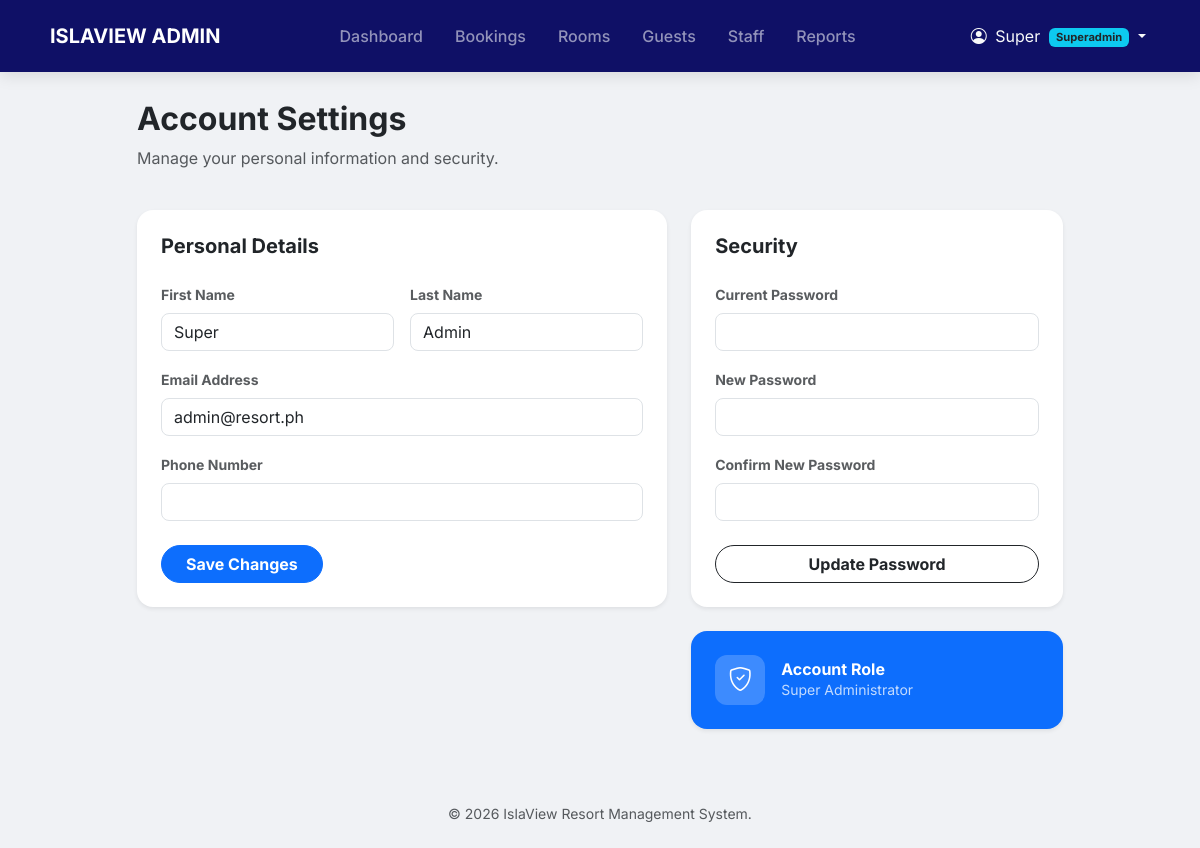
Screenshot of /admin/profile.php (signed in) with the database file from the repository.
### tables this page shows
CREATE TABLE `users` (
  `user_id` int(10) UNSIGNED NOT NULL,
  `role_id` tinyint(3) UNSIGNED NOT NULL,
  `first_name` varchar(80) NOT NULL,
  `last_name` varchar(80) NOT NULL,
  `email` varchar(191) NOT NULL,
  `phone` varchar(20) DEFAULT NULL,
  `password_hash` varchar(255) NOT NULL,
  `avatar_url` varchar(500) DEFAULT NULL,
  `is_active` tinyint(1) NOT NULL DEFAULT 1,
  `email_verified` tinyint(1) NOT NULL DEFAULT 0,
  `created_at` datetime NOT NULL DEFAULT current_timestamp(),
  `updated_at` datetime NOT NULL DEFAULT current_timestamp() ON UPDATE current_timestamp()
);

### admin/profile.php (the view, shortened to what this page needs)
<?php
include 'components/header.php';
include 'components/navbar.php';
$user_id = $_SESSION['user_id'];
$query = $conn->query("SELECT * FROM users WHERE user_id = '$user_id'");
$user = $query->fetch_assoc();
?>
<div class="container main-container">
    <div class="row justify-content-center">
        <div class="col-lg-10">
            <div class="d-flex justify-content-between align-items-center mb-4">
                <div>
                    <h2 class="fw-bold text-dark">Account Settings</h2>
                    <p class="text-muted">Manage your personal information and security.</p>
                </div>
            </div>
            <div class="row g-4">
                <div class="col-md-7">
                    <div class="card border-0 shadow-sm rounded-4">
                        <div class="card-body p-4">
                            <h5 class="fw-bold mb-4">Personal Details</h5>
                            <form action="process_profile.php" method="POST">
                                <div class="row g-3">
                                    <div class="col-md-6">
                                        <label class="form-label small fw-bold text-muted">First Name</label>
                                        <input type="text" name="fname" class="form-control rounded-3" value="<?php echo $user['first_name']; ?>" required>
                                    </div>
                                    <div class="col-md-6">
                                        <label class="form-label small fw-bold text-muted">Last Name</label>
                                        <input type="text" name="lname" class="form-control rounded-3" value="<?php echo $user['last_name']; ?>" required>
                                    </div>
                                    <div class="col-md-12">
                                        <label class="form-label small fw-bold text-muted">Email Address</label>
                                        <input type="email" name="email" class="form-control rounded-3" value="<?php echo $user['email']; ?>" required>
                                    </div>
                                    <div class="col-md-12">
                                        <label class="form-label small fw-bold text-muted">Phone Number</label>
                                        <input type="text" name="phone" class="form-control rounded-3" value="<?php echo $user['phone']; ?>">
                                    </div>
                                    <div class="col-md-12 mt-4">
                                        <button type="submit" class="btn btn-primary px-4 rounded-pill fw-bold">Save Changes</button>
                                    </div>
                                </div>
                            </form>
                        </div>
                    </div>
                </div>
                <div class="col-md-5">
                    <div class="card border-0 shadow-sm rounded-4 mb-4">
                        <div class="card-body p-4">
                            <h5 class="fw-bold mb-4">Security</h5>
                            <form action="process_profile.php" method="POST">
                                <div class="mb-3">
                                    <label class="form-label small fw-bold text-muted">Current Password</label>
                                    <input type="password" name="current_password" class="form-control rounded-3" required>
                                </div>
                                <div class="mb-3">
                                    <label class="form-label small fw-bold text-muted">New Password</label>
                                    <input type="password" name="new_password" class="form-control rounded-3" required>
                                </div>
                                <div class="mb-4">
                                    <label class="form-label small fw-bold text-muted">Confirm New Password</label>
                                    <input type="password" name="confirm_password" class="form-control rounded-3" required>
                                </div>
                                <button type="submit" class="btn btn-outline-dark w-100 rounded-pill fw-bold">Update Password</button>
                            </form>
                        </div>
                    </div>
                    <div class="card border-0 shadow-sm rounded-4 bg-primary text-white">
                        <div class="card-body p-4">
                            <div class="d-flex align-items-center">
                                <div class="icon-box me-3">
                                    <i class="bi bi-shield-check"></i>
                                </div>
                                <div>
                                    <h6 class="mb-0 fw-bold">Account Role</h6>
                                    <p class="small mb-0 opacity-75">
                                        <?php echo ($_SESSION['role_id'] == 1) ? 'Super Administrator' : 'System Administrator'; ?>
                                    </p>
                                </div>
                            </div>
                        </div>
                    </div>
                </div>
            </div>
        </div>
    </div>
</div>
<?php include 'components/footer.php'; ?>

### admin/components/header.php (style rules this page uses)
:root { --primary-blue: #0077b6; --deep-ocean: #03045e; }
body { font-family: 'Inter', sans-serif; background-color: #f0f2f5; }
.icon-box { width: 50px; height: 50px; background: rgba(255,255,255,0.2); border-radius: 12px; display: flex; align-items: center; justify-content: center; font-size: 1.5rem; }
.main-container { margin-top: 100px; padding-bottom: 50px; }

### rows the page displays
users: fname "Super", lname "Admin", email "admin@resort.ph"

### other values shown
$_SESSION['fname'] "Super"
